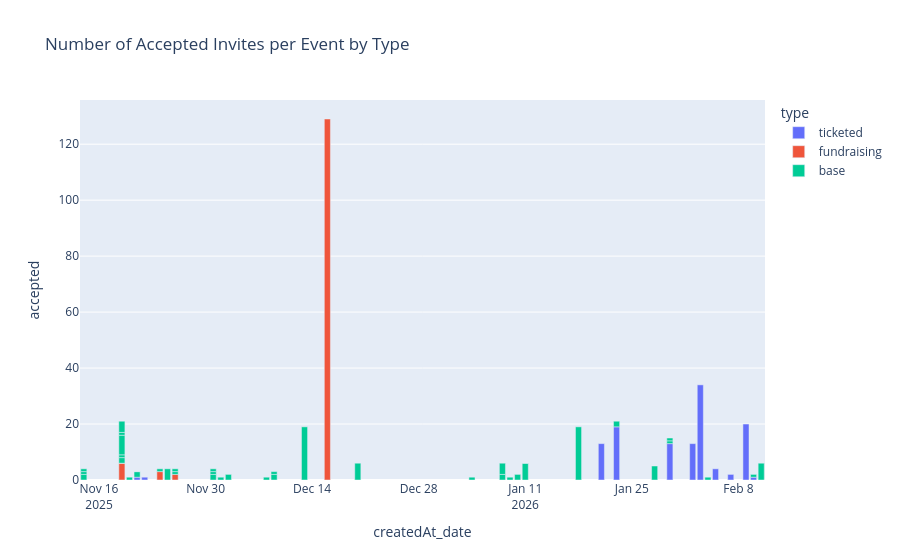

The notebook cell saved with this chart:
### Code cell
#Plotting number of accepted invites per event by type
count_rsvp['createdAt_date'] = count_rsvp['createdAt'].dt.date
px.bar(count_rsvp[count_rsvp['type'] != 'checkin'], x='createdAt_date', y='accepted', color='type', title='Number of Accepted Invites per Event by Type').show()

### Figure 1 — Plotly figure (JSON) as saved in the notebook; plotly's stock layout.template omitted (floating-point values rounded to 4 significant figures)
{"data": [{"hovertemplate": "type=ticketed<br>createdAt_date=%{x}<br>accepted=%{y}<extra></extra>", "legendgroup": "ticketed", "marker": {"color": "#636efa", "pattern": {"shape": ""}}, "name": "ticketed", "orientation": "v", "showlegend": true, "textposition": "auto", "type": "bar", "x": ["2026-02-07", "2025-11-21", "2026-01-21", "2026-02-10", "2026-02-02", "2026-01-30", "2026-02-03", "2026-02-05", "2026-02-09", "2025-11-22", "2026-01-23"], "xaxis": "x", "y": [2.0, 1.0, 13.0, 1.0, 13.0, 13.0, 34.0, 4.0, 20.0, 1.0, 19.0], "yaxis": "y"}, {"hovertemplate": "type=fundraising<br>createdAt_date=%{x}<br>accepted=%{y}<extra></extra>", "legendgroup": "fundraising", "marker": {"color": "#EF553B", "pattern": {"shape": ""}}, "name": "fundraising", "orientation": "v", "showlegend": true, "textposition": "auto", "type": "bar", "x": ["2025-12-16", "2025-11-19", "2025-11-24", "2025-11-26"], "xaxis": "x", "y": [129.0, 6.0, 3.0, 2.0], "yaxis": "y"}, {"hovertemplate": "type=base<br>createdAt_date=%{x}<br>accepted=%{y}<extra></extra>", "legendgroup": "base", "marker": {"color": "#00cc96", "pattern": {"shape": ""}}, "name": "base", "orientation": "v", "showlegend": true, "textposition": "auto", "type": "bar", "x": ["2026-01-30", "2026-01-04", "2025-12-02", "2026-01-11", "2025-12-20", "2025-11-25", "2025-11-19", "2025-12-01", "2025-11-19", "2025-11-20", "2025-11-14", "2025-11-19", "2025-12-09", "2025-11-19", "2026-02-11", "2025-12-09", "2025-11-21", "2026-01-28", "2026-01-10", "2025-11-14", "2025-11-14", "2026-01-08", "2026-01-11", "2025-12-01", "2026-01-08", "2025-12-13", "2025-11-26", "2025-11-26", "2025-12-01", "2025-11-19", "2026-02-04", "2026-01-09", "2026-01-30", "2025-12-08", "2025-11-19", "2025-11-21", "2026-01-23", "2026-02-10", "2025-12-03", "2025-11-24", "2026-01-18"], "xaxis": "x", "y": [1.0, 1.0, 1.0, 6.0, 6.0, 4.0, 0.0, 2.0, 2.0, 1.0, 2.0, 1.0, 2.0, 7.0, 6.0, 1.0, 2.0, 5.0, 2.0, 1.0, 1.0, 2.0, 0.0, 1.0, 4.0, 19.0, 1.0, 1.0, 1.0, 1.0, 1.0, 1.0, 1.0, 1.0, 4.0, 0.0, 2.0, 1.0, 2.0, 1.0, 19.0], "yaxis": "y"}], "layout": {"barmode": "relative", "legend": {"title": {"text": "type"}, "tracegroupgap": 0}, "title": {"text": "Number of Accepted Invites per Event by Type"}, "xaxis": {"anchor": "y", "domain": [0, 1], "title": {"text": "createdAt_date"}}, "yaxis": {"anchor": "x", "domain": [0, 1], "title": {"text": "accepted"}}}}
